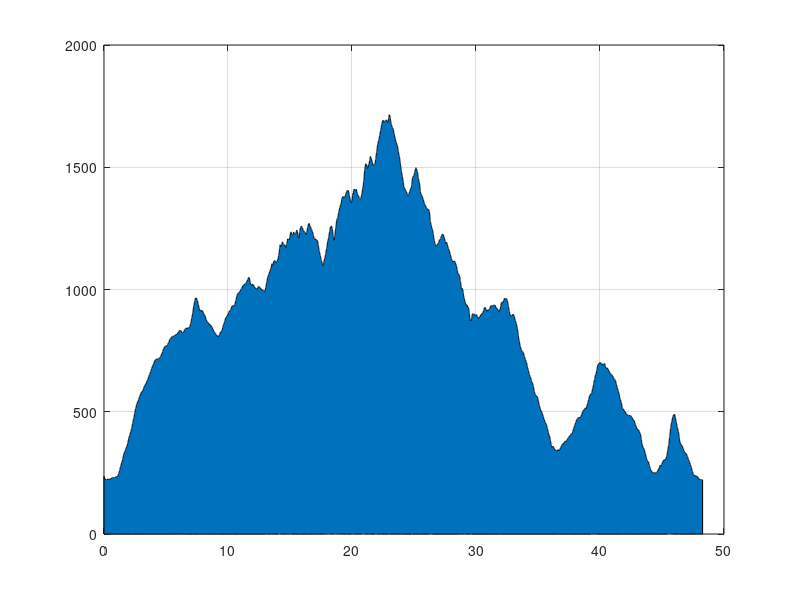

Recreate this plot in MATLAB. (Note: this script raises an error after producing the figure.)
clear all;close all;clc

% data
load('h.mat');
load('x.mat');

% min, max, step values for the x,y axis
x_min  = 15;
x_max  = 15.8; 
x_step = 0.1;

y_min  = 1210;
y_max  = 1245; 
y_step = 5;

% window length percents
percents = [0.05,0.1,0.15,0.2];

for k=1:length(percents)
    
    figure(k)

    set(gcf,'position',[0,0,1920,1080])
    set(gcf,'color','w');
    hold on;box on;grid on
    
    % filter signal por each window_percent => h_m 
    window_percent = percents(k);
    window_length  = round(length(x)*window_percent/100);
    h_m            = movmean(h,window_length);
    
    % yyaxis left
    %%%%%%%%%%%%%%%%%%%%%%%%%%%%%%%%%%%%%%%%%%%%%%%%%%%%%%%%%%%%%%%%%%%%%%%
    
    % plot filter signal
    ar  = area(x/1000,h_m);
          ar.FaceColor = [0.4660 0.6740 0.1880] ;
          ar.FaceAlpha = 0.5;
          ar.EdgeColor = [1 0 0];
          ar.LineWidth = 1.25;

    % plot GPS signal
    plot(x/1000,h,'b-',LineWidth = 1.25)
    
    % adjust boundig box corners
    box_x = [x_min x_max]+[-1 1    ]*x_step;
    box_y = [y_min y_max]+[-3/4 1/2]*y_step;
    text(box_x,box_y,'.',FontSize=1)
    
    % adjust axis labels-ticks and aspect ratio
    xticks(x_min:x_step:x_max)
    yticks(y_min:y_step:y_max)
    axis([x_min x_max y_min y_max]);
    pbaspect([4 3 1])

    xlabel('Distance (Km)','FontSize',12,'FontWeight','bold','Color','k')
    ylabel('Height (m)','FontSize',12,'FontWeight','bold','Color','k')
    
    % yyaxis right
    %%%%%%%%%%%%%%%%%%%%%%%%%%%%%%%%%%%%%%%%%%%%%%%%%%%%%%%%%%%%%%%%%%%%%%%
    yyaxis right
    
    % |Gps - Filter|
    diff_signals      = abs(h-h_m);

    % mean |Gps - Filter|
    diff_signals_mean = mean(diff_signals)*ones(1,length(h));

    % plot |Gps - Filter| and mean |Gps - Filter|
    plot(x/1000, diff_signals ,    LineWidth = 1 ,LineStyle = '-',Color=[1 0 1] );
    plot(x/1000, diff_signals_mean,LineWidth = 1 ,LineStyle = '--',Color=[1 0 1] );
    
    % text label mean |Gps - Filter|
    mean_label = mean(diff_signals);
    txt_label  = ['  ',num2str(mean_label,'%.3f'),' m'];

    scatter(x_max,mean_label,MarkerFaceColor='k',MarkerEdgeColor='k');
    text(x_max,mean_label,txt_label,FontSize=14)
    
    % adjust axis labels-ticks and aspect ratio
    yticks(0:1:4)
    axis([x_min x_max 0 4]);
    pbaspect([4 3 1])

    ylabel('|Gps - Filtered| (m)','FontSize',13,'FontWeight','bold','Color','k')
    
    % axis properties
    ax               = gca;
    ax.XColor        = 'k';
    ax.YColor        = 'k';
    ax.GridLineStyle = ':';
    ax.GridAlpha     = 0.25;
    ax.Layer         = 'top';
    ax.FontSize      = 13;
    ax.FontWeight    = 'bold';
    ax.LineWidth     = 1;

    fontsize = 16;
    legen = legend(' Filtered Signal',' GPS Signal','$|GPS-Filtered|$','$\overline{|GPS-Filtered|}$','interpreter','latex');
    legen.Location  = 'northwest';
    legen.FontSize  = fontsize;
    
    title_txt = ['Window Length: ',num2str(percents(k),'%.2f'),'%'];
    title( title_txt,'FontWeight','bold','FontSize',fontsize)
    
    % exportgraphics
    filename = ['filter_',num2str(percents(k),'%.2f'),'.png'];
    exportgraphics(figure(k),filename,'Resolution',200)
  
end



